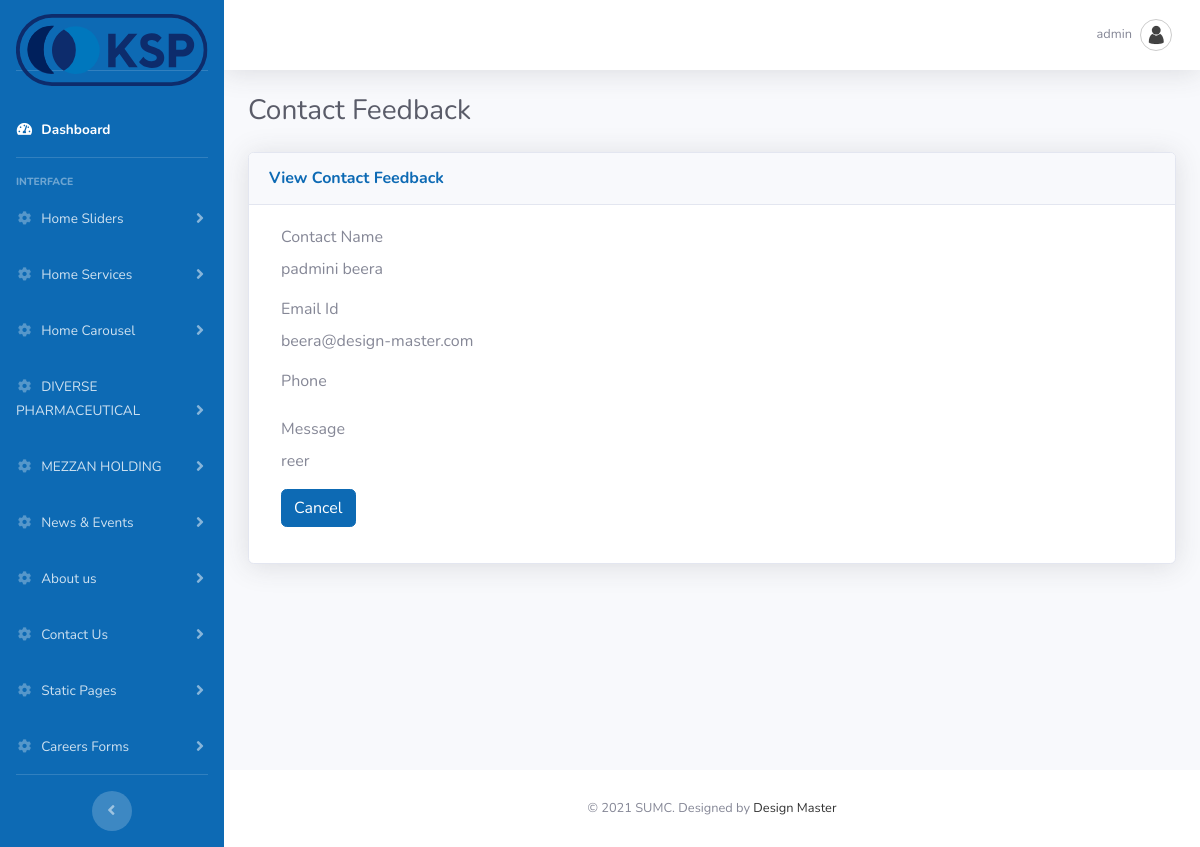
The app's page /admin/view_contactusfeedback.php?id=1 (signed in) with its own data.
### tables this page shows
CREATE TABLE `sumc_adminuser` (
  `id` int(11) NOT NULL,
  `username` varchar(225) NOT NULL,
  `password` varchar(225) NOT NULL,
  `email` varchar(225) NOT NULL,
  `status` int(11) NOT NULL,
  `date` datetime NOT NULL
);

CREATE TABLE `sumc_contact_feedback` (
  `id` int(11) NOT NULL,
  `contact_name` varchar(150) NOT NULL,
  `email_id` varchar(255) NOT NULL,
  `company` varchar(150) NOT NULL,
  `subject` varchar(150) NOT NULL,
  `message` text NOT NULL,
  `status` tinyint(4) NOT NULL,
  `created_date` datetime NOT NULL
);

### admin/view_contactusfeedback.php (the view, shortened to what this page needs)
<?php
include_once("connection.php");
$id = $_REQUEST['id'];
?>
 <!DOCTYPE html>
<html lang="en">
<head>
  <link href="vendor/fontawesome-free/css/all.min.css" rel="stylesheet" type="text/css">
  <link href="css/admin.css" rel="stylesheet">
</head>
<body id="page-top">
  <div id="wrapper">
    <?php
	include_once('header.php');
	?>
        <div class="container-fluid">
          <div class="d-sm-flex align-items-center justify-content-between mb-4">
            <h1 class="h3 mb-0 text-gray-800">Contact Feedback</h1>
          </div>
			<?php
			$banner_que = mysqli_query($connection,"SELECT * from sumc_contact_feedback where id=".$id);
			$banner_res = mysqli_fetch_array($banner_que);
			?>
          <div class="row">
            <div class="col-lg-12 mb-12">
              <div class="card shadow mb-8">
                <div class="card-header py-3">
                  <h6 class="m-0 font-weight-bold text-primary">View Contact Feedback</h6>
                </div>
                <div class="card-body">
                  <div class="table-responsive">
                    <form action="" method="post" name="adv_form" id="adv_form" enctype="multipart/form-data" data-parsley-validate class="form-horizontal form-label-left">
					  <div class="form-group">
                        <label class="control-label col-md-3 col-sm-3 col-xs-12" for="last-name">Contact Name</label>
						<div class="col-md-9 col-sm-9 col-xs-12">
							<?php echo $banner_res[contact_name] ?>
						</div>
                      </div>
					   <div class="form-group">
                        <label class="control-label col-md-3 col-sm-3 col-xs-12" for="last-name">Email Id
                        </label>
						<div class="col-md-9 col-sm-9 col-xs-12">
							<?php echo $banner_res[email_id] ?>
						</div>
                      </div>
					 	<div class="form-group">
                        <label class="control-label col-md-3 col-sm-3 col-xs-12" for="first-name">Phone
                        </label>
                      </div>
					  <div class="form-group">
                        <label class="control-label col-md-3 col-sm-3 col-xs-12" for="last-name">Message
                        </label>
						<div class="col-md-9 col-sm-9 col-xs-12">
							<?php echo $banner_res[message]; ?>
						</div>
                      </div>
                      <div class="form-group">
                        <div class="col-md-6 col-sm-6 col-xs-12 col-md-offset-3">
						  <a href="contactformlist.php" class="btn btn-primary">Cancel</a>
                        </div>
                      </div>
                   </form>
                  </div>
                </div>
              </div>
            </div>
          </div>
        </div>
      </div>
	<?php include_once("footer.php"); ?>

### admin/header.php (shortened to what this page needs)
<?php
include_once("connection.php");
	if(isset($_SESSION['SESS_MEMBER_ID'])) {
	$loginid = $_SESSION['SESS_MEMBER_ID'];
	$user_query = mysqli_query($connection,"SELECT * from sumc_adminuser where id=$loginid");
	$user_res = mysqli_fetch_array($user_query);
	}
	else {
		header("Location:index.php");
	}
?>
    <link rel="stylesheet" type="text/css" href="https://cdnjs.cloudflare.com/ajax/libs/bootstrap-datepicker/1.5.0/css/bootstrap-datepicker.standalone.css" />
    <link rel="stylesheet" type="text/css" href="js/jquery.timepicker.css" />
    <link rel="stylesheet" type="text/css" href="js/jquery.ptTimeSelect.css" />
    <link rel="stylesheet" href="https://ajax.googleapis.com/ajax/libs/jqueryui/1.7.2/themes/ui-lightness/jquery-ui.css" type="text/css" media="all" />
<ul class="navbar-nav bg-gradient-secondary sidebar sidebar-dark accordion" id="accordionSidebar">
      <a class="sidebar-brand d-flex align-items-center justify-content-center" href="dashboard.php">
       <div class="sidebar-brand-text" style="padding-top:30px;">
           <img src="../images/kspic-logo.svg" height="150%" width="100%" />
	   </div>
     </a>
     <li class="nav-item active">
      <a class="nav-link" href="dashboard.php">
        <i class="fas fa-fw fa-tachometer-alt"></i>
        <span>Dashboard</span></a>
      </li>
      <hr class="sidebar-divider">
      <div class="sidebar-heading">
        Interface
      </div>
      <li class="nav-item">
        <a class="nav-link collapsed" href="#" data-toggle="collapse" data-target="#collapseOne" aria-expanded="true" aria-controls="collapseOne">
          <i class="fas fa-fw fa-cog"></i>
          <span>Home Sliders</span>
        </a>
      </li>
	  <li class="nav-item">
        <a class="nav-link collapsed" href="#" data-toggle="collapse" data-target="#collapseTwo" aria-expanded="true" aria-controls="collapseTwo">
          <i class="fas fa-fw fa-cog"></i>
          <span>Home Services</span>
        </a>
      </li>
      <li class="nav-item">
        <a class="nav-link collapsed" href="#" data-toggle="collapse" data-target="#collapseThree" aria-expanded="true" aria-controls="collapseThree">
          <i class="fas fa-fw fa-cog"></i>
          <span>Home Carousel</span>
        </a>
      </li>
<li class="nav-item">
        <a class="nav-link collapsed" href="#" data-toggle="collapse" data-target="#collapseNine" aria-expanded="true" aria-controls="collapseFour">
          <i class="fas fa-fw fa-cog"></i>
          <span>DIVERSE PHARMACEUTICAL</span>
        </a>
      </li>
      <li class="nav-item">
        <a class="nav-link collapsed" href="#" data-toggle="collapse" data-target="#collapseTen" aria-expanded="true" aria-controls="collapseten">
          <i class="fas fa-fw fa-cog"></i>
          <span>MEZZAN HOLDING</span>
        </a>
      </li>
<li class="nav-item">
        <a class="nav-link collapsed" href="#" data-toggle="collapse" data-target="#collapseFour" aria-expanded="true" aria-controls="collapseFour">
          <i class="fas fa-fw fa-cog"></i>
          <span>News & Events</span>
        </a>
      </li>
<li class="nav-item">
        <a class="nav-link collapsed" href="#" data-toggle="collapse" data-target="#collapseFive" aria-expanded="true" aria-controls="collapseFive">
          <i class="fas fa-fw fa-cog"></i>
          <span>About us</span>
        </a>
      </li>
<li class="nav-item">
        <a class="nav-link collapsed" href="#" data-toggle="collapse" data-target="#collapseEight" aria-expanded="true" aria-controls="collapseEight">
          <i class="fas fa-fw fa-cog"></i>
          <span>Contact Us</span>
        </a>
      </li>
<li class="nav-item">
        <a class="nav-link collapsed" href="#" data-toggle="collapse" data-target="#collapseSix" aria-expanded="true" aria-controls="collapseSix">
          <i class="fas fa-fw fa-cog"></i>
          <span>Static Pages</span>
        </a>
      </li>
<li class="nav-item">
        <a class="nav-link collapsed" href="#" data-toggle="collapse" data-target="#collapseSeven" aria-expanded="true" aria-controls="collapseSeven">
          <i class="fas fa-fw fa-cog"></i>
          <span>Careers Forms</span>
        </a>
      </li>
          <hr class="sidebar-divider d-none d-md-block">
          <div class="text-center d-none d-md-inline">
            <button class="rounded-circle border-0" id="sidebarToggle"></button>
          </div>
        </ul>
        <div id="content-wrapper" class="d-flex flex-column">
          <div id="content">
            <nav class="navbar navbar-expand navbar-light bg-white topbar mb-4 static-top shadow">
          <ul class="navbar-nav ml-auto">
            <li class="nav-item dropdown no-arrow">
              <a class="nav-link dropdown-toggle" href="#" id="userDropdown" role="button" data-toggle="dropdown" aria-haspopup="true" aria-expanded="false">
                <span class="mr-2 d-none d-lg-inline text-gray-600 small"><?php echo $user_res['username']; ?></span>
                <img class="img-profile rounded-circle" src="img/user.png">
              </a>
            </li>
          </ul>
        </nav>

### records on screen
sumc_adminuser: username "admin"
sumc_contact_feedback: contact_name "padmini beera", email "beera@design-master.com", message "reer"
